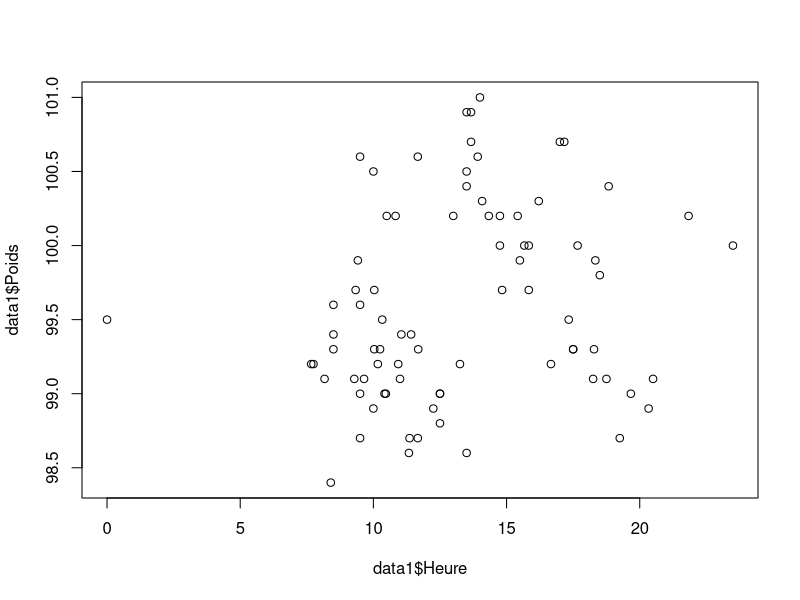
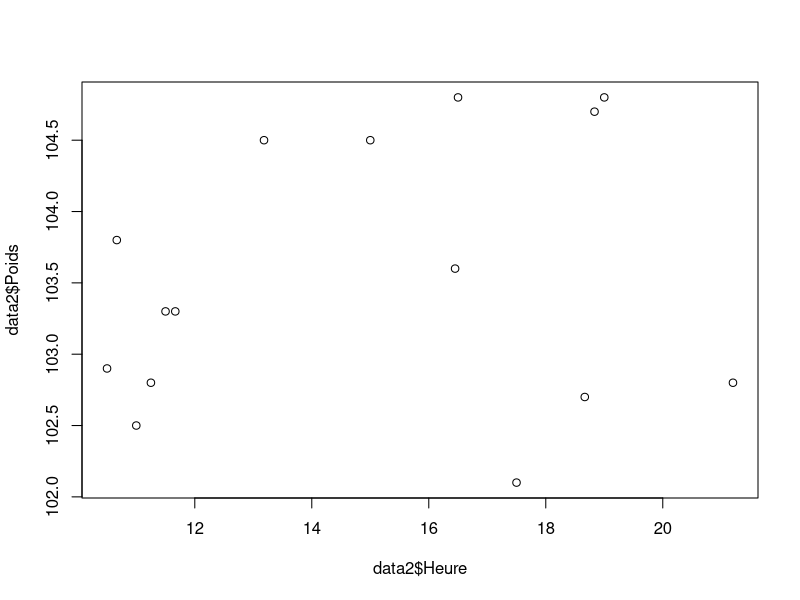
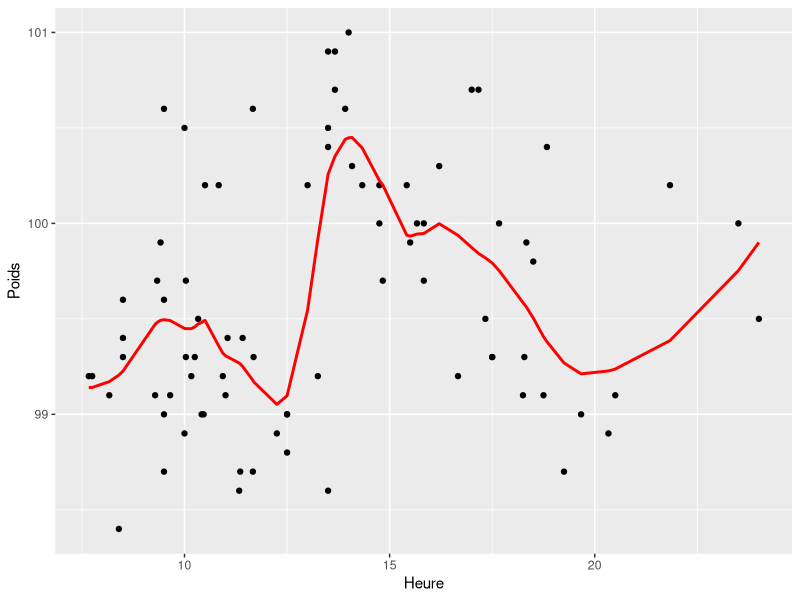
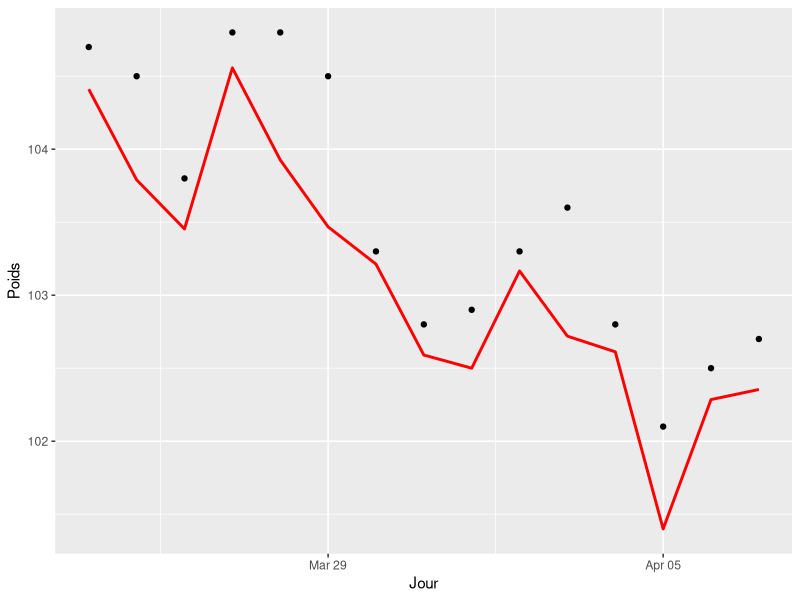
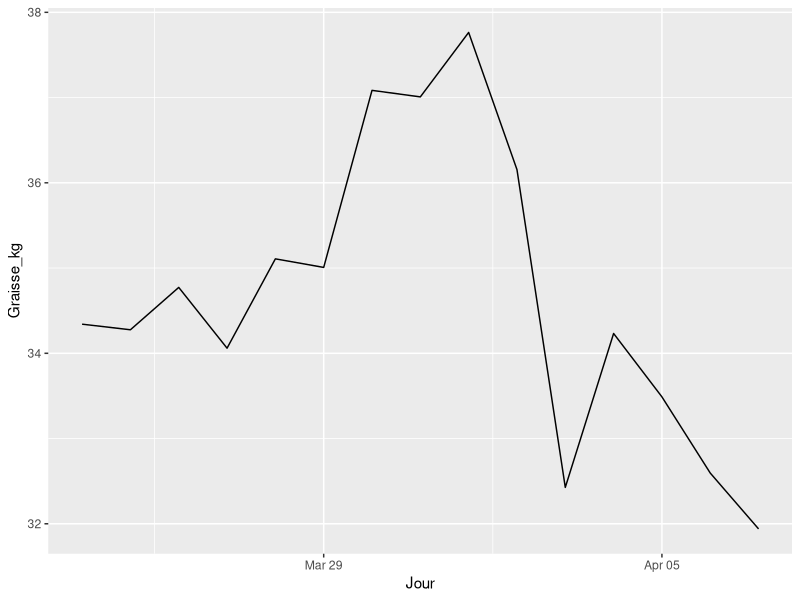
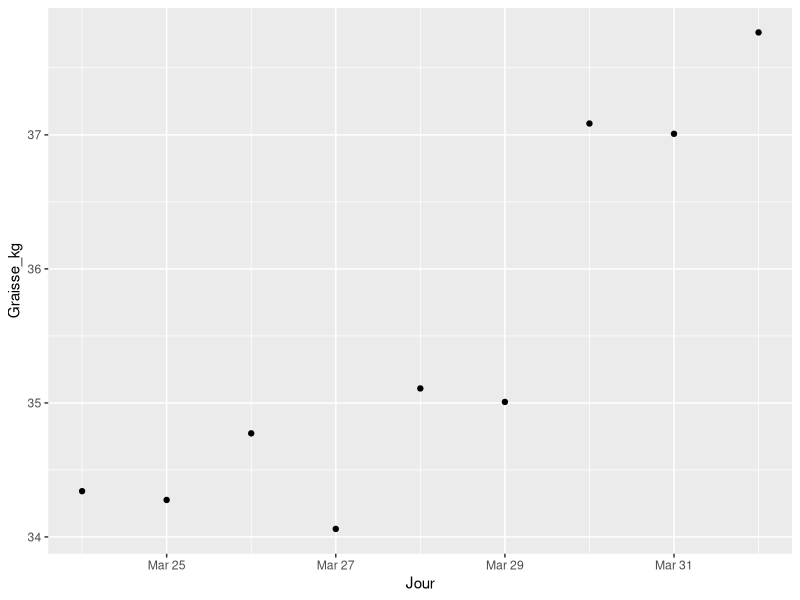
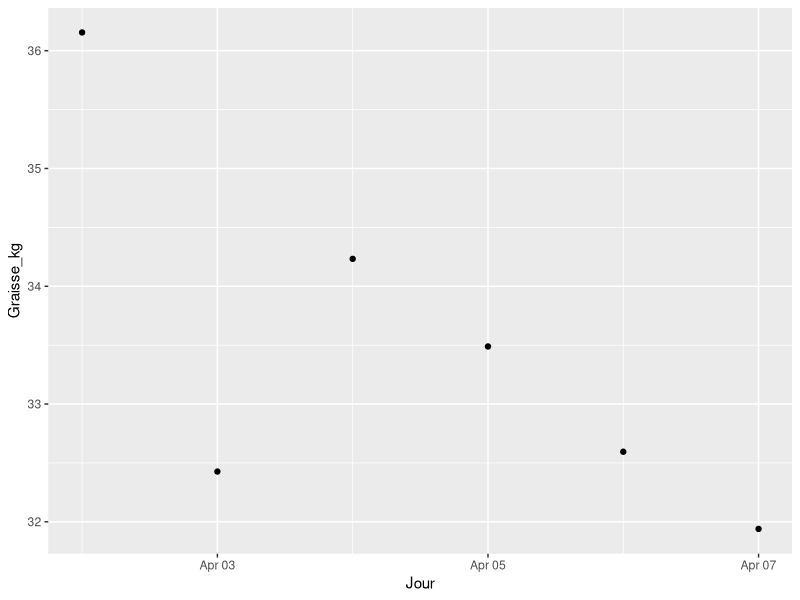
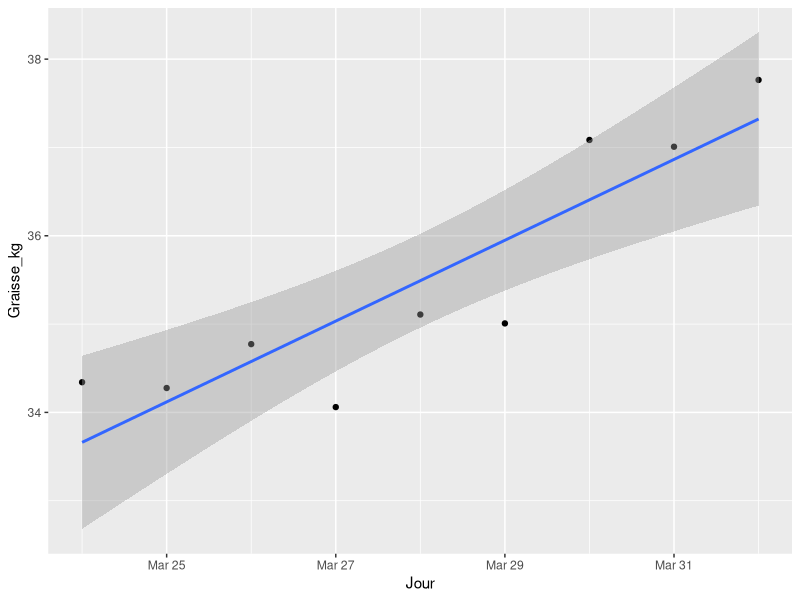

These charts were generated, in order, by the following R code:
## ---- chunk 1
library(readxl)
library(zoo)
library(ggplot2)
library(dplyr)
library(readxl)
## ---- chunk 2
data1 <- read_excel("poids.xlsx", sheet = "Poids_phase_1")
## ---- chunk 3

data2 <- read_excel("poids.xlsx", sheet = "Poids_phase_2")
## ---- chunk 4
# un head pour voir les 6 premières valeurs
head(data1)
## ---- chunk 5
# un head pour voir les 6 premières valeurs
head(data2)
## ---- chunk 6
# on le met en dataframe
data1 <- as.data.frame(data1)
## ---- chunk 7
# on le met en dataframe
data2 <- as.data.frame(data2)
## ---- chunk 8
data1$Jour <- as.Date(data1$Jour, format = "%d/%m/%y")
## ---- chunk 9
head(data1)
## ---- chunk 10
data2$Jour <- as.Date(data2$Jour)
## ---- chunk 11
head(data2)
## ---- chunk 12
## view des deux datasets
View(data1)
View(data2)
## ---- chunk 13
any(is.na(data1$Poids))
## ---- chunk 14
length(which(is.na(data1$Poids)== TRUE))
## ---- chunk 15
data1 <- data1[-which(is.na(data1$Poids)== TRUE),]
## ---- chunk 16
any(is.na(data1$Poids)) # Vérifie si des valeurs manquantes existent dans Poids
## ---- chunk 17
is.numeric(data1$Poids)
## ---- chunk 18
any(is.na(data2$Poids))
## ---- chunk 19
is.numeric(data1$Heure) # ce ne sont pas des données numériques
any(is.na(data1$Heure)) # il y a des na
## ---- chunk 20
library(hms)
data1$Heure <- as_hms(strptime(gsub("h", ":", data1$Heure), format = "%H:%M"))

## ---- chunk 21
# convertissons les heures en format décimal
data1$Heure <- ifelse(is.na(data1$Heure), NA, as.numeric(format(strptime(data1$Heure, "%H:%M"), "%H")) +
                           as.numeric(format(strptime(data1$Heure, "%H:%M"), "%M")) / 60)

## ---- chunk 22
# imputons les heures manquantes
# l'idée ici est de trouver le mean des heures les plus proches : c'est la métode d'interpolation
# Installer le package "zoo" si nécessaire
library(zoo)

# Fonction pour interpoler les NA par la moyenne des voisins
data1$Heure <- zoo::na.approx(data1$Heure, na.rm = FALSE)

## ---- chunk 23
is.numeric(data2$Heure) # ce ne sont pas des données numériques
any(is.na(data2$Heure)) # il n'y a pas des na
## ---- chunk 24
library(hms)
data2$Heure <- as_hms(strptime(gsub("h", ":", data2$Heure), format = "%H:%M"))

## ---- chunk 25
# convertissons les heures en format décimal
data2$Heure <- ifelse(is.na(data2$Heure), NA, as.numeric(format(strptime(data2$Heure, "%H:%M"), "%H")) +
                           as.numeric(format(strptime(data2$Heure, "%H:%M"), "%M")) / 60)

## ---- chunk 26
plot(x=data1$Heure, y=data1$Poids)
## ---- chunk 27
p <- which(data1$Heure == 0)
## ---- chunk 28
data1$Heure[p] = 24
## ---- chunk 29
plot(x=data2$Heure, y=data2$Poids)
## ---- chunk 30
res_loess <- loess(Poids~Heure,data=data1,span = 0.3)
## ---- chunk 31
## ajoutons une colonne des valeurs ajustées dans le data1frame
data1$y <- res_loess$fitted
## ---- chunk 32
## representation graphique
library(ggplot2)
ggplot(data1,aes(x=Heure,y=Poids)) +
geom_point() +
geom_line(aes(y=y),col="red",size=1)

## ---- chunk 33
valeur_lisse_midi <- predict(res_loess, 12.00)
valeur_lisse_midi
## ---- chunk 34
# on calcule les predictions du poids a midi des jours de la 2e phase
data2$poids_lisse <- predict(res_loess, data2$Heure)
## ---- chunk 35
# on calcule lecart entre la valeur lisse a midi et ces poids a midi
data2$ecart <- valeur_lisse_midi - data2$poids_lisse
## ---- chunk 36
data2$poids_midi <- data2$Poids + data2$ecart
## ---- chunk 37
## representation graphique
library(ggplot2)
ggplot(data2,aes(x=Jour,y=Poids)) +
geom_point() +
geom_line(aes(y=poids_midi),col="red",size=1)
## ---- chunk 38
data2$Graisse_kg <- (data2$`Graisse_%` *data2$Poids)/100
## ---- chunk 39
library(ggplot2)
ggplot(data2,aes(x=Jour,y=Graisse_kg)) +
geom_line()
## ---- chunk 40
data2$Graisse_kg[1] - data2$Graisse_kg[length(data2$Jour)]
## ---- chunk 41
data2$Jour_num <- as.numeric(as.Date(data2$Jour))
## ---- chunk 42
mode(data2$Jour_num)
## ---- chunk 43
# le point le plus haut (jour où il a atteint la quantité de matière grace maximum est 2021-04-01)

which(data2$Graisse_kg==max(data2$Graisse_kg))

## ---- chunk 44
to = which(data2$Graisse_kg==max(data2$Graisse_kg))
## ---- chunk 45
to
## ---- chunk 46
ech1 <- data2[(1:to),]
## ---- chunk 47
ech2 <- data2[-(1:to),]
## ---- chunk 48
head(ech1)
## ---- chunk 49
library(ggplot2)
ggplot(ech1,aes(x=Jour,y=Graisse_kg)) +
geom_point()
## ---- chunk 50
library(ggplot2)
ggplot(ech2,aes(x=Jour,y=Graisse_kg)) +
geom_point()
## ---- chunk 51
res_lm1 <- lm(Graisse_kg~Jour_num, data=ech1)
## ---- chunk 52
library(ggplot2)
ggplot(ech1,aes(x=Jour,y=Graisse_kg)) +
geom_point()+
geom_smooth(method = "lm", se = TRUE)

## ---- chunk 53
res_lm2 <- lm(Graisse_kg~Jour_num, data=ech2)
## ---- chunk 54
library(ggplot2)
ggplot(ech2,aes(x=Jour,y=Graisse_kg)) +
geom_point()+
geom_smooth(method = "lm", se = TRUE)

## ---- chunk 55
t1 <- as.numeric(as.Date("2021-04-08"))
t2 <- as.numeric(as.Date("2021-04-09"))
t3 <- as.numeric(as.Date("2021-04-10"))

## ---- chunk 56
data3 <- data.frame(c(t1,t2,t3))
## ---- chunk 57
colnames(data3) <- "Jour_num"
## ---- chunk 58
data3
## ---- chunk 59
graisse_predict <- predict.lm(res_lm2, data3)
graisse_predict
## ---- chunk 60
data3$Jour <- c(as.Date("2021-04-08"), as.Date("2021-04-09"), as.Date("2021-04-10"))
data3$Graisse_kg <- graisse_predict
## ---- chunk 61
data3
## ---- chunk 62
library(ggplot2)
ggplot(ech2,aes(x=Jour,y=Graisse_kg)) +
geom_point()+
geom_smooth(method = "lm", se = TRUE)+
geom_point(data = data3, aes(x = Jour, y = Graisse_kg), color = "red")


## ---- chunk 63
data2$Graisse_kg[1] - data3$Graisse_kg[length(data3$Graisse_kg)]
